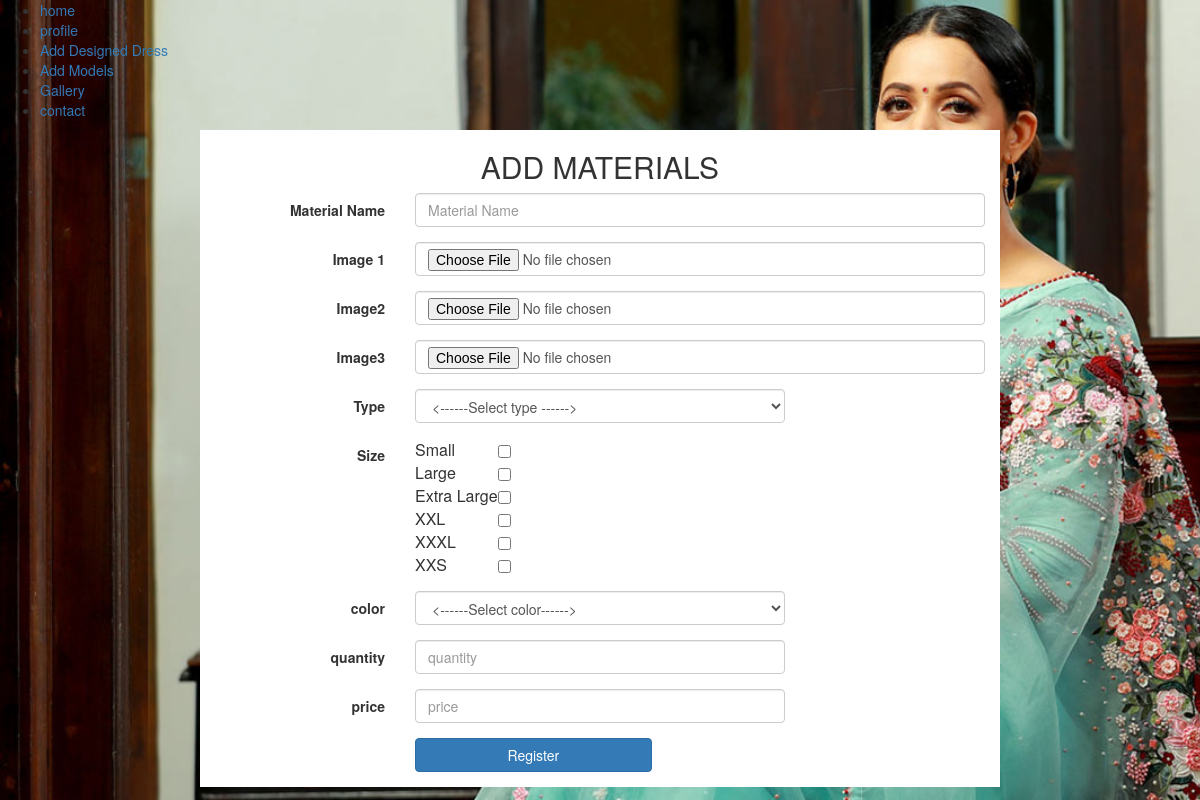
Page /reg.php (signed in) on the committed database.
### tables this page shows
CREATE TABLE `size` (
  `size_id` int(11) NOT NULL,
  `size` varchar(20) NOT NULL
);

### reg.php (the view, shortened to what this page needs)
<?php
require 'connect.php';
?>
<?php
$qry5="select * from size";
$ab4 = mysqli_query($conn, $qry5);
?>
<html>
<head>
<link href="//netdna.bootstrapcdn.com/bootstrap/3.2.0/css/bootstrap.min.css" rel="stylesheet" id="t.css">
</head>
<body style="background-image:url('themes/images/ladies/mm.jpeg');background-size:cover;" >
  <nav class="header_nav">
    <ul class="d-flex flex-row align-items-center justify-content-start">
      <li><a href="indexde.php">home</a></li>
      <li><a href="profile.php">profile</a></li>
      <li><a href="designed_dress">Add Designed Dress</a></li>
      <li><a href="models">Add Models</a></li>
      <li><a href="gallery.php">Gallery</a></li>
      <li><a href="#">contact</a></li>
    </ul>
  </nav>
<div class="container" style="background-color:white;width:800">
            <form class="form-horizontal" method="POST" action="#" role="form" enctype="multipart/form-data">
                <h2><center>ADD MATERIALS</center></h2>
                <div class="form-group">
                    <label for="firstName" class="col-sm-3 control-label">Material Name</label>
                    <div class="col-sm-9">
                        <input type="text" id="m_name" name="m_name"placeholder="Material Name" class="form-control" autofocus>
                    </div>
                </div>
                <div class="form-group">
                    <label for="email" class="col-sm-3 control-label">Image 1</label>
                    <div class="col-sm-9">
                      <input type="file" name="image1" class="form-control"  placeholder="Image1">
                    </div>
                </div>
                <div class="form-group">
                    <label for="password" class="col-sm-3 control-label">Image2</label>
                    <div class="col-sm-9">
                        <input type="file" name="image2" class="form-control"  placeholder="Image1">
                    </div>
                </div>
                <div class="form-group">
                    <label for="password" class="col-sm-3 control-label">Image3</label>
                    <div class="col-sm-9">
                        <input type="file" name="image3" class="form-control"  placeholder="Image1">
                    </div>
                </div>
                <div class="form-group">
                    <label for="country" class="col-sm-3 control-label">Type</label>
                    <div class="col-sm-6">
                        <select id="type" name="type"class="form-control">
                                          <?php
                                          $conn = mysqli_connect("localhost", "root", "", "designershop");
                                          if (!$conn) {
                                              echo "Could not connect..Try again";
                                          } else {
                                              echo "<option value =><------Select type ------></option>";
                                                  ?>
                                                  <?php
                                          }
                                          ?>
                                      </select>
                    </div>
                </div>
                <div class="form-group">
                    <label for="country" class="col-sm-3 control-label">Size</label>
                    <div class="col-sm-3" >
												<table>
											<?php
											while ($rest1=mysqli_fetch_array($ab4))
											{
												?>
													<tr>
														<td>
															 <?php echo $rest1['size'];?>
														</td>
														<td>
											<input type="checkbox" name="sizes[]" id="sizes" value="<?php echo $rest1['size_id'];?>" >
														</td>
													</tr>
														<?php	} ?>
												</table>
                </div>
							</div>
                <div class="form-group">
                    <label for="country" class="col-sm-3 control-label">color</label>
                    <div class="col-sm-6">
                        <select id="color" name="color"class="form-control">
                                            <?php
                                            $conn = mysqli_connect("localhost", "root", "", "designershop");
                                            if (!$conn) {
                                                echo "Could not connect..Try again";
                                            } else {
                                                echo "<option value =><------Select color------></option>";
                                                    ?>
                                                    <?php
                                            }
                                            ?>
                        </select>
                    </div>
                </div>
                <div class="form-group">
                    <label for="firstName" class="col-sm-3 control-label">quantity</label>
                    <div class="col-sm-6">
                        <input type="text" id="quantity" name="quantity" placeholder="quantity" class="form-control" autofocus>
                    </div>
                </div>
                <div class="form-group">
                    <label for="firstName" class="col-sm-3 control-label">price</label>
                    <div class="col-sm-6">
                        <input type="text" id="MName" name="price" placeholder="price" class="form-control" autofocus>
                    </div>
                </div>
                <div class="form-group">
                    <div class="col-sm-4 col-sm-offset-3">
                        <input type="submit" name="submit"  value="Register" class="btn btn-primary btn-block">
                    </div>
                </div>
            </form>
        </div>
</body>
</html>

### rows in the picture
size: size "Small"
size: size "Large"
size: size "Extra Large"
size: size "XXL"
size: size "XXXL"
size: size "XXS"
